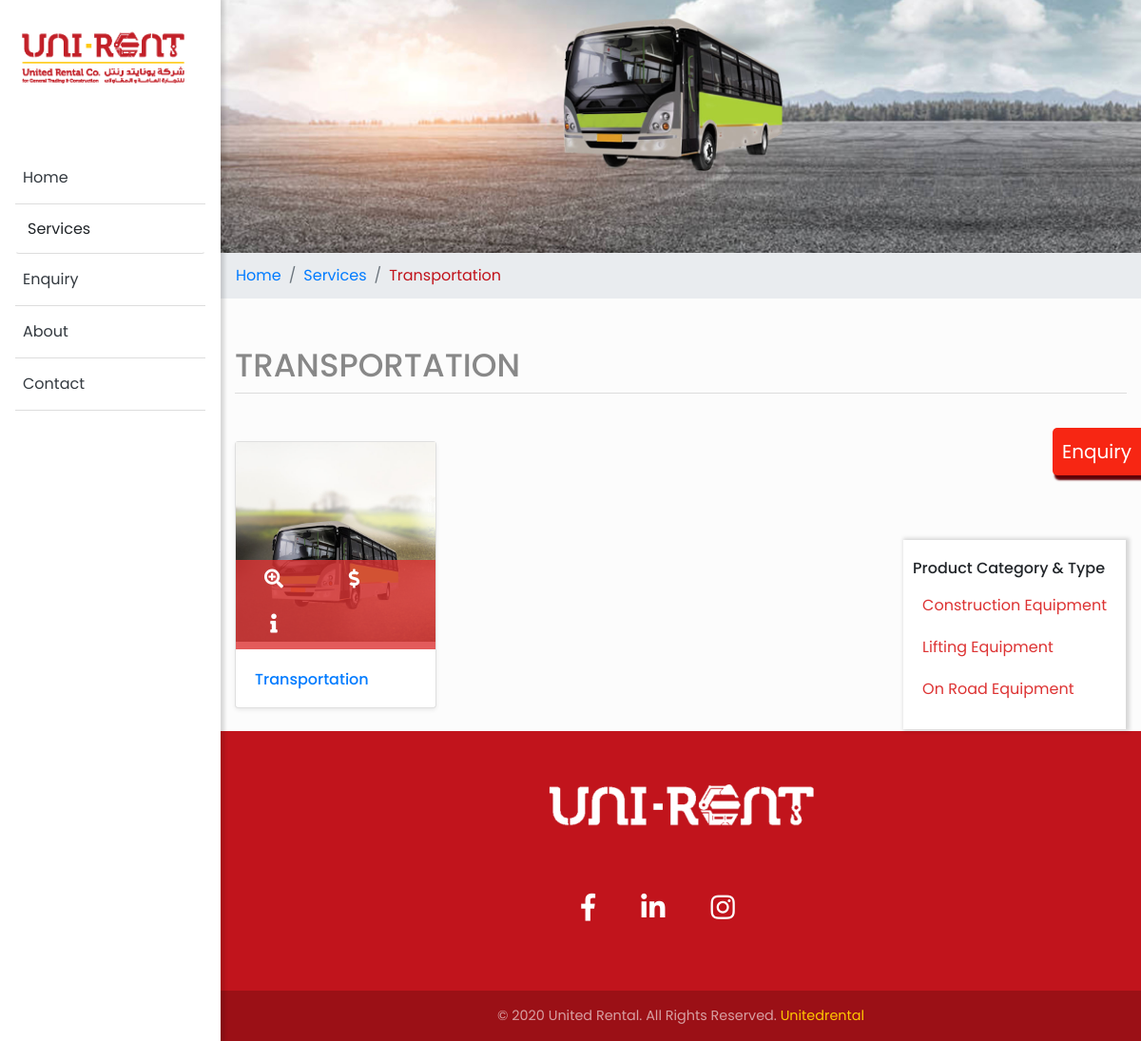
/transport/, run on the app's committed database.
### website/models.py (models this page shows, shortened)
class TransportBanner(models.Model):
    title = models.CharField(max_length=100, null=True, blank=True)
    image = models.ImageField(max_length=100, null=True, blank=True)
    @ property
    def imageURL(self):
        try:
            url = self.image.url
        except:
            url = ''
        return url
    class Meta:
        verbose_name = "TRANSPORT BANNER"
        verbose_name_plural = "TRANSPORT BANNER"

class Transport(models.Model):
    parent = models.ForeignKey(
        TransportBanner, on_delete=models.CASCADE, null=True, blank=True)
    image = models.ImageField(null=True, blank=True)
    title = models.CharField(max_length=200, null=True, blank=True)
    price = models.DecimalField(max_digits=5, decimal_places=2, default=0)
    price_description = models.CharField(
        max_length=100, null=True, blank=True)
    info = models.CharField(max_length=100, null=True, blank=True)
    link = models.URLField(max_length=100, null=True, blank=True)
    date_added = models.DateTimeField(
        auto_now_add=True, null=True, blank=True)
    @ property
    def imageURL(self):
        try:
            url = self.image.url
        except:
            url = ''
        return url
    class Meta:
        verbose_name = "TRANSPORTATION"
        verbose_name_plural = "TRANSPORTATION"

class Test(models.Model):
    image = models.ImageField(null=True, blank=True)
    caption = models.CharField(blank=True, null=True, max_length=50)
    title1 = models.CharField(blank=True, null=True, max_length=50)
    title2 = models.CharField(blank=True, null=True, max_length=50)
    url = models.URLField(blank=True, null=True, max_length=100)
    @ property
    def imageURL(self):
        try:
            url = self.image.url
        except:
            url = ''
        return url
    class Meta:
        verbose_name = "HOME BODY "
        verbose_name_plural = "HOME BODY"

class Socialiconlink(models.Model):
    fb = models.URLField(null=True, blank=True, max_length=100)
    insta = models.URLField(null=True, blank=True, max_length=100)
    link = models.URLField(null=True, blank=True, max_length=100)

### website/views.py (the view)
# urls.py: path('transport/', views.transportproduct, name="transport"),
def transportproduct(request):
    transport = Transport.objects.all()
    tbanner = TransportBanner.objects.all()
    test = Test.objects.all()
    links = Socialiconlink.objects.all()
    context = {'transport':  transport,
               'tbanner': tbanner, 'test': test, 'links': links}
    return render(request, "transport.html", context)

### website/templates/transport.html (shortened to what this page needs)
{% extends 'base.html' %} {%load static%} {%block content%}
<div class="container-fluid p-0">
  {%for product in tbanner %}
  <img class="img-fluid" src="{{product.imageURL}}" alt="First slide" />
  {%endfor%}
  {%include 'sidenav.html'%}
  <nav class="breadcrumb_bg">
    <ol class="breadcrumb container">
      <li
        class="breadcrumb-item {% if request.resolver_match.url_name == 'home' %} active {% endif %}"
      >
        <a href="{%url 'home'%}">Home</a>
      </li>
      <li
        class="breadcrumb-item {% if request.resolver_match.url_name == 'services' %} active {% endif %}"
        aria-current="page"
      >
        <a href="{%url 'services'%}">Services</a>
      </li>
      <li
        class="breadcrumb-item {% if request.resolver_match.url_name == 'transport' %} active {% endif %}"
        aria-current="page"
      >
        <a href="{%url 'transport'%}">Transportation</a>
      </li>
    </ol>
  </nav>
  <div class="container">
    <div class="page-header">
      {%for product in transport %}
      <h1>{{product.title |default_if_none:""}}</h1>
      {%endfor%}
    </div>
    <div class="row">
      {%for products in transport %}
      <div class="col-md-3 mr-4">
        <div class="card mb-4 shadow-sm">
          <div class="image_icon">
          </div>
          <a
            href="{{products.imageURL}}"
            data-toggle="lightbox"
            data-gallery="example-gallery"
          >
            <img
              src="{{products.imageURL}}"
              class="img-fluid animate__animated animate__pulse"
            />
          </a>
          <div class="card-body">
            <h4 class="card-text animate__animated animate__bounceInUp">
              <a href="{{products.link}}">{{products.title}}</a>
            </h4>
          </div>
        </div>
      </div>
      {%endfor%}
    </div>
  </div>
  {%endblock content%}

### website/templates/base.html (shortened to what this page needs)
<!DOCTYPE html>
{%load static%}
<html lang="en">
  <head>
    <link rel="stylesheet" href="{%static 'css/style2.css' %}" />
    <link
      rel="stylesheet"
      href="https://cdnjs.cloudflare.com/ajax/libs/malihu-custom-scrollbar-plugin/3.1.5/jquery.mCustomScrollbar.min.css"
    />
    <link
      rel="stylesheet"
      href="https://use.fontawesome.com/releases/v5.6.3/css/all.css"
    />
    <link
      rel="stylesheet"
      href="https://stackpath.bootstrapcdn.com/bootstrap/4.5.0/css/bootstrap.min.css"
    />
    <link rel="stylesheet" href="{% static 'css/main.css' %}" />
    <link
      rel="stylesheet"
      href="{% static 'css/navbar-fixed-left.min.css' %}"
    />
    <link rel="stylesheet" href="{% static 'css/docs.css' %}" />
    <link
      rel="stylesheet"
      href="https://cdnjs.cloudflare.com/ajax/libs/animate.css/4.0.0/animate.min.css"
    />
  </head>
  <body>
    {% include 'nav.html' %}
    <div class="en-label">
      <a href="{%url 'enquiry'%}"> Enquiry</a>
    </div>
    {% block content%} {%endblock content%}
    <footer class="page-footer font-small cyan darken-3">
      <div class="container">
        <div class="row">
          <div class="mx-auto d-block mt-5">
            {%for products in test %}
            <img
              src="{{products.imageURL}}"
              style="text-align: center;"
              alt=""
            />
            {%endfor%}
          </div>
          <div class="col-md-12 py-5">
            <div class="mb-5 flex-center">
              {%for link in links%}
              <a class="fb-ic" href="{{link.fb}}" target="blank">
                <i
                  class="fab fa-facebook-f fa-lg white-text mr-md-5 mr-3 fa-2x"
                >
                </i>
              </a>
              <a href="{{link.link}}" target="blank" class="li-ic">
                <i
                  class="fab fa-linkedin-in fa-lg white-text mr-md-5 mr-3 fa-2x"
                >
                </i>
              </a>
              <a class="ins-ic" href="{{link.insta}}" target="blank">
                <i class="fab fa-instagram fa-lg white-text mr-md-5 mr-3 fa-2x">
                </i>
              </a>
            </div>
            {%endfor%}
          </div>
        </div>
      </div>
      <div class="footer-copyright text-center py-3">
        © 2020 United Rental. All Rights Reserved.
        <a href="#">Unitedrental</a>
      </div>
    </footer>
  </body>
</html>

### static/css/style2.css (style rules this page uses)
a, a:hover, a:focus { color: inherit; text-decoration: none; transition: all 0.3s; }
.image_icon { position: absolute; padding: 10; background: rgba(221, 51, 51, 0.8); left: 0; bottom: 61px; z-index: 4; display: block; box-sizing: border-box; width: 100%; -webkit-transition: all 0.3s ease-in-out; transition: all 0.3s ease-in-out; }

### static/css/main.css (style rules this page uses)
* { box-sizing: border-box; }
body { font-family: "Poppins", sans-serif; background: #fcfcfc; margin: 0px; padding: 0px; }
* { padding: 0; margin: 0; box-sizing: border-box; }
.breadcrumb-item.active { color: #6c757d; background: none; }
footer.page-footer { bottom: 0; color: #fff; }
.cyan.darken-3 { background-color: #c1141c !important; position: relative; bottom: 0; width: 100%; }
.font-small { font-size: 0.9rem; }
footer.page-footer .footer-copyright { overflow: hidden; color: rgba(255, 255, 255, 0.6); background-color: rgba(0, 0, 0, 0.2); }
.flex-center { display: -webkit-box; display: -ms-flexbox; display: flex; -webkit-box-align: center; -ms-flex-align: center; align-items: center; -webkit-box-pack: center; -ms-flex-pack: center; justify-content: center; height: 100%; }
.page-header { border-bottom: 1px solid #ddd; margin: 50px 0 50px 0; }
.page-header h1 { font-size: 34px; color: #888888; text-transform: uppercase; }
.card-body h4 { font-size: 16px; text-align: left; padding-top: 10px; word-wrap: normal; }
.animate__animated { animation-timing-function: ease-in; animation-duration: 2s; animation-fill-mode: both; }
.breadcrumb_bg { background-color: #e9ecef; }
.breadcrumb .active a { color: #c1141c; }
.en-label { background: #f72613; z-index: 1000; position: fixed; font-size: 20px; color: #fff; right: 0; top: 450px; padding: 10px; border-top-left-radius: 5px 5px; border-bottom-left-radius: 5px 5px; box-shadow: 2px 5px 2px #630207; }
.en-label a { color: #fff; text-decoration: none; }
.fab { color: #fff !important; }
.footer-copyright a { color: #ffc800; text-decoration: none; background-color: transparent; }

### static/css/docs.css (style rules this page uses)
body { min-height: 100vh; }
a { cursor: pointer; }

### data on the page
TransportBanner: imageURL (picture)
Transport: title "TRANSPORTATION", imageURL (picture), title "Transportation"
Test: imageURL (picture)
